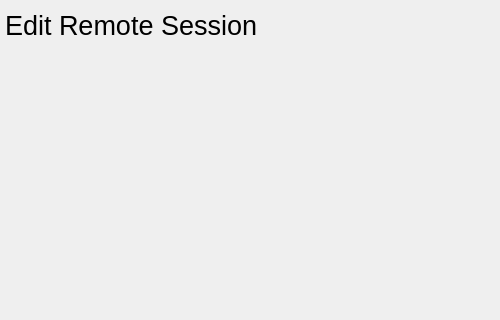
<?xml version="1.0" encoding="UTF-8"?>
<ui version="4.0">
 <class>RemoteSessionHostEdit</class>
 <widget class="QWidget" name="RemoteSessionHostEdit">
  <property name="geometry">
   <rect>
    <x>0</x>
    <y>0</y>
    <width>500</width>
    <height>320</height>
   </rect>
  </property>
  <property name="minimumSize">
   <size>
    <width>500</width>
    <height>320</height>
   </size>
  </property>
  <property name="maximumSize">
   <size>
    <width>16777215</width>
    <height>16777215</height>
   </size>
  </property>
  <property name="contextMenuPolicy">
   <enum>Qt::ContextMenuPolicy::ActionsContextMenu</enum>
  </property>
  <property name="windowTitle">
   <string>RemoteSessionHostEdit</string>
  </property>
  <property name="styleSheet">
   <string notr="true"/>
  </property>
  <layout class="QGridLayout" name="gridLayout">
   <property name="leftMargin">
    <number>5</number>
   </property>
   <property name="topMargin">
    <number>5</number>
   </property>
   <property name="rightMargin">
    <number>5</number>
   </property>
   <property name="bottomMargin">
    <number>5</number>
   </property>
   <property name="spacing">
    <number>10</number>
   </property>
   <item row="2" column="2">
    <widget class="QtMaterialRaisedButton" name="button_cancel" native="true">
     <property name="minimumSize">
      <size>
       <width>80</width>
       <height>40</height>
      </size>
     </property>
     <property name="maximumSize">
      <size>
       <width>80</width>
       <height>40</height>
      </size>
     </property>
    </widget>
   </item>
   <item row="1" column="0" colspan="3">
    <widget class="QWidget" name="widget" native="true">
     <property name="minimumSize">
      <size>
       <width>0</width>
       <height>200</height>
      </size>
     </property>
     <layout class="QGridLayout" name="gridLayout_2">
      <property name="leftMargin">
       <number>0</number>
      </property>
      <property name="topMargin">
       <number>0</number>
      </property>
      <property name="rightMargin">
       <number>0</number>
      </property>
      <property name="bottomMargin">
       <number>0</number>
      </property>
      <item row="1" column="0">
       <widget class="QtMaterialTextField" name="lineEdit_user" native="true">
        <property name="minimumSize">
         <size>
          <width>50</width>
          <height>60</height>
         </size>
        </property>
        <property name="maximumSize">
         <size>
          <width>200</width>
          <height>60</height>
         </size>
        </property>
       </widget>
      </item>
      <item row="2" column="0">
       <spacer name="verticalSpacer">
        <property name="orientation">
         <enum>Qt::Orientation::Vertical</enum>
        </property>
        <property name="sizeHint" stdset="0">
         <size>
          <width>20</width>
          <height>40</height>
         </size>
        </property>
       </spacer>
      </item>
      <item row="0" column="1">
       <widget class="QtMaterialTextField" name="lineEdit_port" native="true">
        <property name="minimumSize">
         <size>
          <width>50</width>
          <height>60</height>
         </size>
        </property>
        <property name="maximumSize">
         <size>
          <width>200</width>
          <height>60</height>
         </size>
        </property>
       </widget>
      </item>
      <item row="0" column="0">
       <widget class="QtMaterialTextField" name="lineEdit_host" native="true">
        <property name="minimumSize">
         <size>
          <width>50</width>
          <height>60</height>
         </size>
        </property>
        <property name="maximumSize">
         <size>
          <width>200</width>
          <height>60</height>
         </size>
        </property>
       </widget>
      </item>
      <item row="1" column="1">
       <widget class="QtMaterialTextField" name="lineEdit_password" native="true">
        <property name="minimumSize">
         <size>
          <width>50</width>
          <height>60</height>
         </size>
        </property>
        <property name="maximumSize">
         <size>
          <width>200</width>
          <height>60</height>
         </size>
        </property>
       </widget>
      </item>
     </layout>
    </widget>
   </item>
   <item row="2" column="0">
    <spacer name="horizontalSpacer">
     <property name="orientation">
      <enum>Qt::Orientation::Horizontal</enum>
     </property>
     <property name="sizeHint" stdset="0">
      <size>
       <width>40</width>
       <height>20</height>
      </size>
     </property>
    </spacer>
   </item>
   <item row="2" column="1">
    <widget class="QtMaterialRaisedButton" name="button_ok" native="true">
     <property name="minimumSize">
      <size>
       <width>80</width>
       <height>40</height>
      </size>
     </property>
     <property name="maximumSize">
      <size>
       <width>80</width>
       <height>40</height>
      </size>
     </property>
    </widget>
   </item>
   <item row="0" column="0" colspan="3">
    <widget class="QLabel" name="label">
     <property name="minimumSize">
      <size>
       <width>0</width>
       <height>40</height>
      </size>
     </property>
     <property name="maximumSize">
      <size>
       <width>16777215</width>
       <height>40</height>
      </size>
     </property>
     <property name="font">
      <font>
       <pointsize>20</pointsize>
      </font>
     </property>
     <property name="text">
      <string>Edit Remote Session</string>
     </property>
    </widget>
   </item>
  </layout>
 </widget>
 <customwidgets>
  <customwidget>
   <class>QtMaterialRaisedButton</class>
   <extends>QWidget</extends>
   <header>qt_material_widgets/qtmaterialraisedbutton.h</header>
   <container>1</container>
  </customwidget>
  <customwidget>
   <class>QtMaterialTextField</class>
   <extends>QWidget</extends>
   <header>qt_material_widgets/qtmaterialtextfield.h</header>
   <container>1</container>
  </customwidget>
 </customwidgets>
 <resources/>
 <connections/>
</ui>
